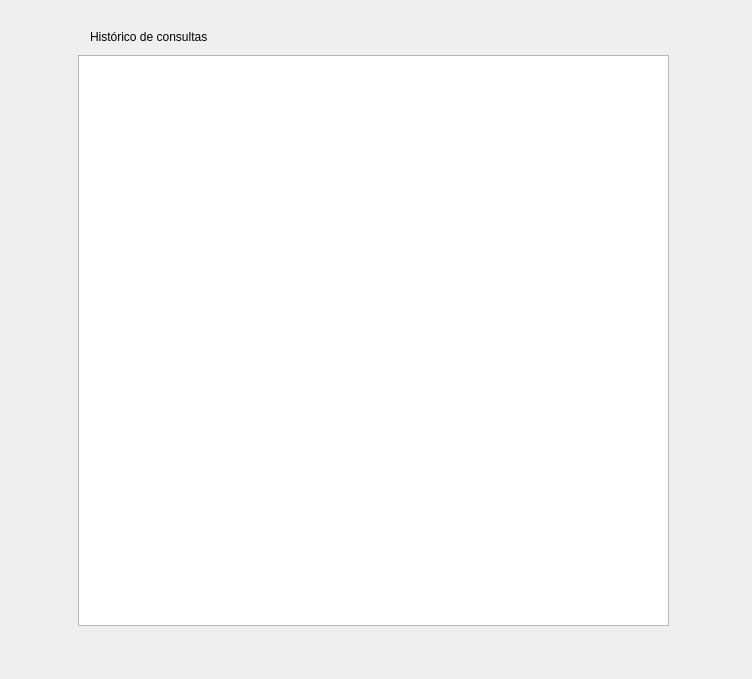
<?xml version="1.0" encoding="UTF-8"?>
<ui version="4.0">
 <class>HistoricWindow</class>
 <widget class="QWidget" name="HistoricWindow">
  <property name="enabled">
   <bool>true</bool>
  </property>
  <property name="geometry">
   <rect>
    <x>0</x>
    <y>0</y>
    <width>752</width>
    <height>679</height>
   </rect>
  </property>
  <property name="sizePolicy">
   <sizepolicy hsizetype="Preferred" vsizetype="Preferred">
    <horstretch>0</horstretch>
    <verstretch>0</verstretch>
   </sizepolicy>
  </property>
  <property name="font">
   <font>
    <kerning>true</kerning>
   </font>
  </property>
  <property name="windowTitle">
   <string/>
  </property>
  <property name="windowOpacity">
   <double>100.000000000000000</double>
  </property>
  <property name="autoFillBackground">
   <bool>true</bool>
  </property>
  <widget class="QListView" name="listView_historic">
   <property name="geometry">
    <rect>
     <x>78</x>
     <y>55</y>
     <width>591</width>
     <height>571</height>
    </rect>
   </property>
   <property name="font">
    <font>
     <pointsize>12</pointsize>
     <kerning>true</kerning>
    </font>
   </property>
   <property name="editTriggers">
    <set>QAbstractItemView::AllEditTriggers</set>
   </property>
   <property name="verticalScrollMode">
    <enum>QAbstractItemView::ScrollPerPixel</enum>
   </property>
   <property name="itemAlignment">
    <set>Qt::AlignLeading</set>
   </property>
  </widget>
  <widget class="QLabel" name="label_historic_list_title">
   <property name="geometry">
    <rect>
     <x>90</x>
     <y>28</y>
     <width>150</width>
     <height>17</height>
    </rect>
   </property>
   <property name="text">
    <string>Histórico de consultas</string>
   </property>
  </widget>
 </widget>
 <resources/>
 <connections/>
</ui>
